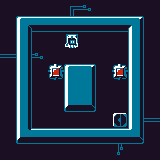

A level layout from a 2D game, rendered from its tile map. Below: a short description, then the map file with its tile-grid data intact:
An orthogonal 10x10 tile map with 16x16 px tiles, 5 tile layers (background, level, cables, items, ...).

<map version="1.2" tiledversion="2018.11.13" orientation="orthogonal" renderorder="right-down" width="10" height="10" tilewidth="16" tileheight="16" infinite="0" nextlayerid="11" nextobjectid="1">
 <tileset firstgid="1" source="tileset.tsx" />
 <layer id="6" name="background" width="10" height="10">
  <data encoding="csv">
15,15,15,15,6,7,15,15,15,15,
15,15,15,15,15,15,15,15,15,15,
15,15,15,15,8,15,15,15,15,15,
2684354574,15,7,15,15,15,15,15,15,15,
15,15,15,15,15,15,15,15,15,15,
15,15,15,15,15,15,15,15,15,15,
15,15,15,15,15,15,15,15,15,15,
15,15,15,15,15,15,15,6,15,1610612750,
15,15,15,15,15,15,15,15,15,15,
15,15,15,15,15,15,15,2684354567,15,15
</data>
 </layer>
 <layer id="7" name="level" width="10" height="10">
  <data encoding="csv">
0,0,0,0,0,0,0,0,0,0,
0,25,26,26,26,26,26,26,27,0,
0,33,0,0,0,0,0,0,35,0,
0,33,0,0,0,0,0,0,35,0,
0,33,0,0,1,3,0,0,35,0,
0,33,0,0,9,11,0,0,35,0,
0,33,0,0,17,19,0,0,35,0,
0,33,0,0,0,0,0,0,35,0,
0,41,42,42,42,42,42,42,43,0,
0,0,0,0,0,0,0,0,0,0
</data>
 </layer>
 <layer id="8" name="cables" width="10" height="10">
  <data encoding="csv">
0,0,0,0,0,0,0,0,0,0,
0,0,0,0,0,0,0,0,0,0,
0,0,0,0,0,0,0,0,0,0,
0,0,0,0,0,0,0,0,0,0,
0,0,0,0,0,0,0,0,0,0,
0,0,0,0,0,0,0,0,0,0,
0,0,0,0,0,0,0,0,0,0,
0,0,0,0,0,0,0,0,0,0,
0,0,0,0,0,0,0,0,0,0,
0,0,0,0,0,0,0,0,0,0
</data>
 </layer>
 <layer id="9" name="items" width="10" height="10">
  <data encoding="csv">
0,0,0,0,0,0,0,0,0,0,
0,0,0,0,0,0,0,0,0,0,
0,0,0,0,0,0,0,0,0,0,
0,0,0,0,0,0,0,0,0,0,
0,0,0,32,0,0,0,32,0,0,
0,0,0,0,0,0,0,0,0,0,
0,0,0,0,0,0,0,0,0,0,
0,0,0,0,0,0,0,16,0,0,
0,0,0,0,0,0,0,0,0,0,
0,0,0,0,0,0,0,0,0,0
</data>
 </layer>
 <layer id="10" name="player" width="10" height="10">
  <data encoding="csv">
0,0,0,0,0,0,0,0,0,0,
0,0,0,0,0,0,0,0,0,0,
0,0,0,0,23,0,0,0,0,0,
0,0,0,0,0,0,0,0,0,0,
0,0,0,0,0,0,0,0,0,0,
0,0,0,0,0,0,0,0,0,0,
0,0,0,0,0,0,0,0,0,0,
0,0,0,0,0,0,0,0,0,0,
0,0,0,0,0,0,0,0,0,0,
0,0,0,0,0,0,0,0,0,0
</data>
 </layer>
</map>